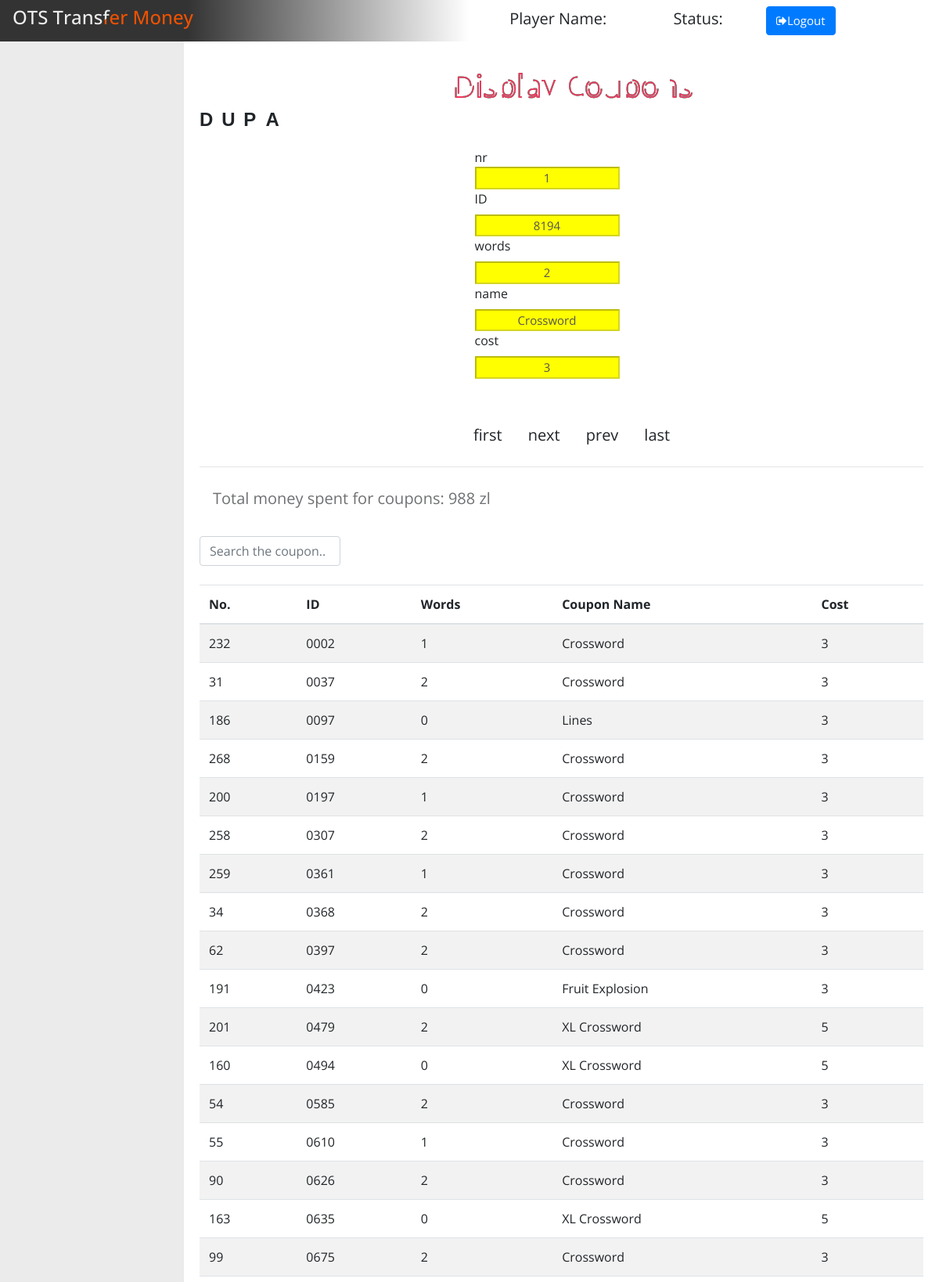
/coupons/displayData.php (signed in, upper part), run on the app's committed database.
### tables this page shows
CREATE TABLE `zdrapki` (
  `nr` bigint(20) UNSIGNED NOT NULL,
  `id` varchar(4) NOT NULL,
  `words` int(5) NOT NULL,
  `miasto` int(30) DEFAULT NULL,
  `cost` int(11) NOT NULL
);

CREATE TABLE `miasto` (
  `nr` bigint(20) UNSIGNED NOT NULL,
  `nazwa` varchar(30) NOT NULL
);

CREATE TABLE `costs` (
  `id` int(11) NOT NULL,
  `value` int(11) NOT NULL
);

### coupons/libfunc.php (the view, shortened to what this page needs)
<?php
function selectQuery($query)
{
	$result = mysqli_query($GLOBALS['mysql2'], $query);
   $fieldNum = mysqli_num_fields($result);
   if($_SESSION['lenght'] > 0)
   {
	  if(mysqli_data_seek($result, $_SESSION['pointer']))
	  {
		$row2 = mysqli_fetch_row($result);
	  }
   }
   else
   {
	   for ($i=0;$i<$fieldNum;$i++)
		{
			$row2[$i]="";
		}
   }
   return $row2;
}
function displayData(&$data=array())
{
	$query="SELECT z.nr, z.id, z.words, m.nazwa, c.value FROM zdrapki z, miasto m, costs c WHERE z.miasto = m.nr AND z.cost = c.id ORDER BY z.nr ASC";
	$data = selectQuery($query);
}
function showTable()
{
	$query="SELECT z.nr, z.id, z.words, m.nazwa, c.value FROM zdrapki AS z INNER JOIN miasto AS m ON z.miasto = m.nr INNER JOIN costs AS c ON z.cost = c.id ORDER BY z.id ASC";
	$result = mysqli_query($GLOBALS['mysql2'], $query);
	echo "<br>
	<input class='form-control' type='text' name='search' id='myInput' placeholder='Search the coupon..'><br>
	<table class='table table-striped table-hover'>
	<thead><tr><th>No.</th><th>ID</th><th>Words</th><th>Coupon Name</th><th>Cost</th></tr></thead>";
	    while ($row = mysqli_fetch_assoc($result))
	    {
		   echo "<tr class='myTable'><td>".$row['nr']."</td><td>".$row['id']."</td><td>".$row['words']."</td><td>".$row['nazwa']."</td><td>".$row['value']."</td></tr>";
	    }
	echo "</table>";
}
function countMoney()
{
	$query="SELECT SUM(c.value) FROM zdrapki z INNER JOIN costs c ON z.cost = c.id";
	$result = mysqli_query($GLOBALS['mysql2'], $query);
	$county = mysqli_fetch_row($result);
	return $county[0];
}
function LogOutButton()
{
	?>
    </div>
</div>
	<?php
}
?>

### coupons/GUIfunc.php (shortened to what this page needs)
<?php
function startForm($akcja)
{
	echo "<form method='post' action='$akcja'>";
}
function endForm()
{
	echo "</form><hr>";
	echo "<div class='btn btn-primary-new disabled btn-lg'>Total money spent for coupons: ".countMoney()." zl</div><br>";
}
function displayForm($label=array(),$data=array(),$edit)
{
	$range=count($label);
	$lista=selectData('miasto');
	$lista2=selectMoney();
	echo "<br><div class='input-group' style='margin-left: 38%; width: 20%;'><div class='input-group-addon' style='width: 30%; overflow: hidden;'>$label[0]</div>";
	echo "<input type='text' class='update-data-no' name='dane[]' value='$data[0]' disabled='disabled' style='font-size: 15px; text-align: center; width: 120%; background-color: yellow;'/></div>";
	for ($i=1;$i<$range;$i++)
	{
		echo "<div class='input-group' style='margin-left: 38%; width: 20%;'><label class='input-group-addon' style='width: 30%; overflow: hidden;'>$label[$i]</label>";
		if (!$edit)
		{
			echo "<input type='text' class='update-data-rest' name='dane[]' value='$data[$i]' disabled='disabled' style='font-size: 15px; text-align: center; width: 120%; background-color: yellow;'/></div>";
		}
		elseif($i == 4)
		{
			selectOption($lista,$data[$range-1]);
		}
        elseif($i == 3)
		{
			selectOption2($lista2,$data[$range-1]);
		}
		else{
			echo "<input type='text' class='update-data-rest' name='dane[]' value='$data[$i]' style='font-size: 15px; text-align: center; width: 120%;' required/></div>";
			}
	}
	echo "<br/><br/>";
}
function buttonBarDisplay()
{
	?>
	<div class="btn-group" style="margin-left: 36%;">
    <input type="submit" class="btn btn-success-new btn-lg" name="display" value="first">
	<input type="submit" class="btn btn-secondary-new btn-lg" name="display" value="next">
	<input type="submit" class="btn btn-secondary-new btn-lg" name="display" value="prev">
	<input type="submit" class="btn btn-danger-new btn-lg" name="display" value="last">
	</div>
	<?php
}
	?>

### css/templatemo_main.css (style rules this page uses)
* { font-family: 'Open Sans', sans-serif; }
input[name=search] { width: 180px; transition: width 0.4s ease-in-out; }

### data on the page
zdrapki: nr "1", id "8194", words "2"
miasto: nazwa "Crossword"
costs: value "3"
zdrapki: nr "232", id "0002", words "1", miasto.nazwa "Crossword", costs.value "3"
zdrapki: nr "31", id "0037", words "2", miasto.nazwa "Crossword", costs.value "3"
zdrapki: nr "186", id "0097", words "0", miasto.nazwa "Lines", costs.value "3"
zdrapki: nr "268", id "0159", words "2", miasto.nazwa "Crossword", costs.value "3"
zdrapki: nr "200", id "0197", words "1", miasto.nazwa "Crossword", costs.value "3"
zdrapki: nr "258", id "0307", words "2", miasto.nazwa "Crossword", costs.value "3"
zdrapki: nr "259", id "0361", words "1", miasto.nazwa "Crossword", costs.value "3"
zdrapki: nr "34", id "0368", words "2", miasto.nazwa "Crossword", costs.value "3"
zdrapki: nr "62", id "0397", words "2", miasto.nazwa "Crossword", costs.value "3"
zdrapki: nr "191", id "0423", words "0", miasto.nazwa "Fruit Explosion", costs.value "3"
zdrapki: nr "201", id "0479", words "2", miasto.nazwa "XL Crossword", costs.value "5"
zdrapki: nr "160", id "0494", words "0", miasto.nazwa "XL Crossword", costs.value "5"
zdrapki: nr "54", id "0585", words "2", miasto.nazwa "Crossword", costs.value "3"
zdrapki: nr "55", id "0610", words "1", miasto.nazwa "Crossword", costs.value "3"
zdrapki: nr "90", id "0626", words "2", miasto.nazwa "Crossword", costs.value "3"
zdrapki: nr "163", id "0635", words "0", miasto.nazwa "XL Crossword", costs.value "5"
zdrapki: nr "99", id "0675", words "2", miasto.nazwa "Crossword", costs.value "3"

### other printed values
$label[0] "nr"
$label[$i] "ID"
$label[$i] "words"
$label[$i] "name"
$label[$i] "cost"
countMoney() "988"
